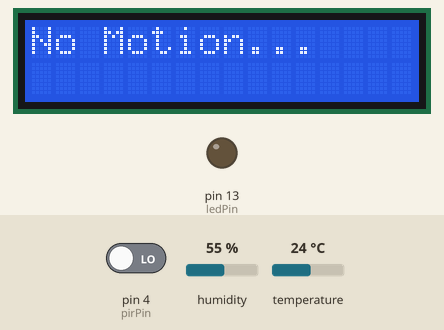
Simulated run of this sketch. Board: Arduino Mega 2560, built with avr-gcc and run on an emulated ATmega2560. Parts: 16×2 character LCD, output pins drawn as LEDs (lit = HIGH). Inputs (shaded band) come from the test bench; at power-on: pin 4 (pirPin) LOW, temperature 24 °C, humidity 55 %.

Above: at 1.2 s.
1.3 s: pin 4 (pirPin) driven HIGH
At 2.6 s:
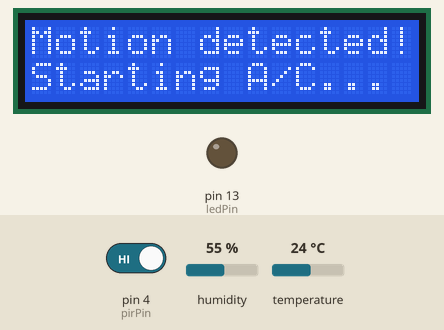
3.0 s: temperature set to 12 °C
At 5.1 s:
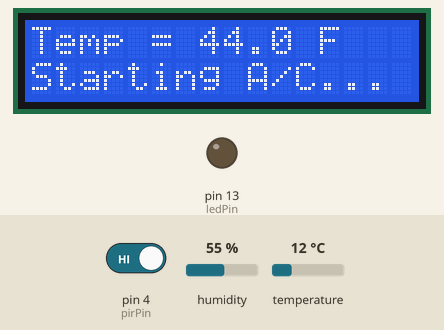
At 12.0 s:
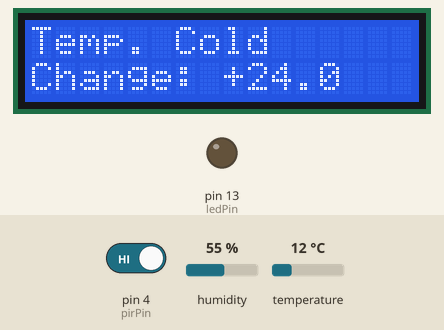
Timing chart, 0 to 13.5 s (numbered marks = the images above; inputs shaded):
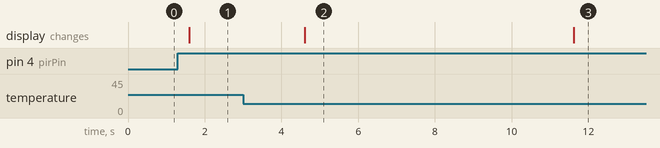

Measured:
- after the input at 1.3 s, the display: changes after 0.30 s (image 1)
- what the display in image 2 shows lasts 7.0 s, from 4.6 s to 11.6 s

The sketch:

EngiCode.ino
```cpp
#include <LiquidCrystal.h>
#include <dht_nonblocking.h>
#define DHT_SENSOR_TYPE DHT_TYPE_11

static const int DHT_SENSOR_PIN = 2;
DHT_nonblocking dht_sensor( DHT_SENSOR_PIN, DHT_SENSOR_TYPE );

// initialize the library with the numbers of the interface pins
LiquidCrystal lcd(7, 8, 9, 10, 11, 12);

// Define connection pins:
#define pirPin 4
#define ledPin 13

// Create variables:
int val = 0;
bool motionState = false; // We start with no motion detected.


void setup() {
  Serial.begin( 9600);
  // set up the LCD's number of columns and rows:
  lcd.begin(16, 2);

    // Configure the pins as input or output:
  pinMode(ledPin, OUTPUT);
  pinMode(pirPin, INPUT);
}


static bool measure_environment( float *temperature, float *humidity )
{

  if( dht_sensor.measure( temperature, humidity ) == true )
  {
    return( true );
  }
  return ( true );
}

void loop() {
  // (note: line 1 is the second row, since counting begins with 0):
  lcd.setCursor(0, 0);
  bool repeat = true;
  double x;
  double y;

  float temperature;
  float humidity;

  while (repeat)
  {
      // Read out the pirPin and store as val:
    val = digitalRead(pirPin);

    // If motion is detected (pirPin = HIGH), do the following:
    if (val == HIGH) {
      double timer = 30;
      x = 0;
      y = 0;
      lcd.setCursor(0, 0);
      lcd.print( "                        ");
      lcd.setCursor(0, 1);
      lcd.print( "                        ");
      lcd.setCursor(0, 0);
      lcd.print("Motion detected!");
      lcd.setCursor(0, 1);
      lcd.print("Starting A/C...");
      motionState = true;
      delay(3000);

      /* Measure temperature and humidity.  If the functions returns
        true, then a measurement is available. */
      if(measure_environment( &temperature, &humidity ) == true)                      //Issue where this doesn't run
      {
        lcd.setCursor(0, 0);
        lcd.print( "                        ");
        lcd.setCursor(0, 0);
        lcd.print( "Temp = " );
        y = ((temperature * (9/5)) + 32);
        lcd.print( y, 1 );
        lcd.print( " F");

        /*
        lcd.setCursor(0, 0);
        lcd.print( "Humi = ");
        lcd.print( humidity, 1);
        lcd.print( "%");
        */
        delay(7000);
        //y = 40;                                               Set Fake Value here
        if (y > 80 )
        {
          x = y - 68;
          lcd.setCursor(0, 0);
          lcd.print( "                        ");
          lcd.setCursor(0, 0);
          lcd.print("Temp. Hot");
          lcd.setCursor(0, 1);
          lcd.print("Change: -");
          lcd.print(x, 1);
          delay(5000);
          lcd.setCursor(0, 0);
          lcd.print( "                        ");
          lcd.setCursor(0,0);
          lcd.print("New Temp = 68 F");
        }
        if (y < 50 )
        {
          x = 68 - y;
          lcd.setCursor(0, 0);
          lcd.print( "                        ");
          lcd.setCursor(0, 0);
          lcd.print("Temp. Cold");
          lcd.setCursor(0, 1);
          lcd.print( "                        ");
          lcd.setCursor(0, 1);
          lcd.print("Change: +");
          lcd.print(x, 1);
          delay(5000);
          lcd.setCursor(0, 0);
          lcd.print( "                        ");
          lcd.setCursor(0,0);
          lcd.print("New Temp = 68 F");
        }
        lcd.setCursor(0, 1);
        lcd.print( "                        ");
        while (timer != 0)
        {
          lcd.setCursor(0, 1);
          lcd.print("Motion Timer: ");
          lcd.print(timer, 1);
          timer--;                                                                      //Add temp resistor back
          delay(1000);
        }
      }
    }
    else {
      lcd.setCursor(0, 0);
      lcd.print( "                        ");
      lcd.setCursor(0, 1);
      lcd.print( "                        ");
      lcd.setCursor(0, 0);
      lcd.print("No Motion...");
      delay(500);
    }
  }

}
```
